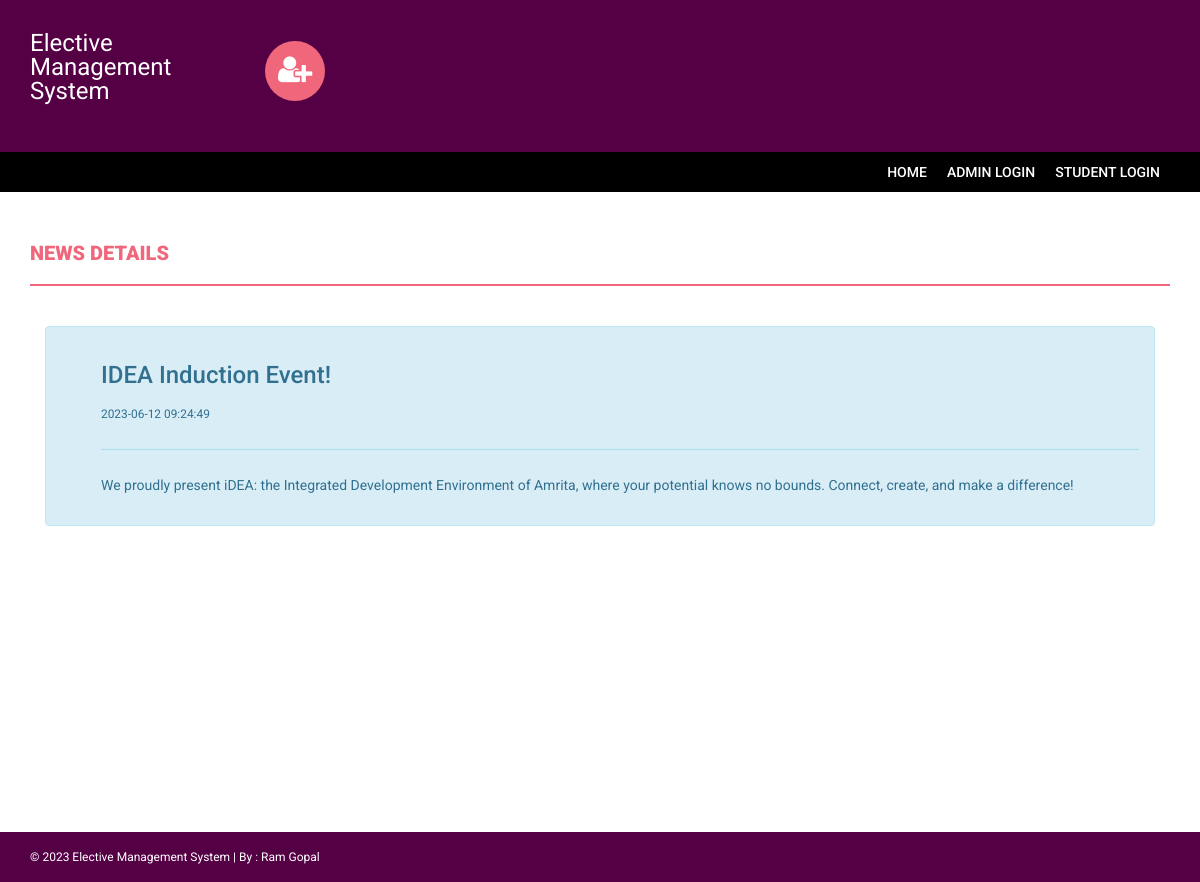
/s/news-details.php?nid=9, run on the app's committed database.
### tables this page shows
CREATE TABLE `news` (
  `id` int(11) NOT NULL,
  `newstitle` varchar(255) DEFAULT NULL,
  `newsDescription` mediumtext DEFAULT NULL,
  `postingDate` timestamp NULL DEFAULT current_timestamp()
);

### s/news-details.php (the view, shortened to what this page needs)
<!DOCTYPE html>
<html xmlns="http://www.w3.org/1999/xhtml">
<head>
    <link href="assets/css/bootstrap.css" rel="stylesheet" />
    <link href="assets/css/font-awesome.css" rel="stylesheet" />
    <link href="assets/css/style.css" rel="stylesheet" />
</head>
<body>
    <?php include('includes/header.php');?>
<section class="menu-section">
        <div class="container">
            <div class="row">
                <div class="col-md-12">
                    <div class="navbar-collapse collapse ">
                        <ul id="menu-top" class="nav navbar-nav navbar-right">
                             <li><a href="index.php">Home </a></li>
                             <li><a href="admin/">Admin Login </a></li>
                              <li><a href="index.php">Student Login</a></li>
                        </ul>
                    </div>
                </div>
            </div>
        </div>
    </section>
    <div class="content-wrapper">
        <div class="container">
            <div class="row">
                <div class="col-md-12">
                    <h4 class="page-head-line">News Details </h4>
                </div>
            </div>
                <div class="col-md-12">
                    <div class="alert alert-info">
                        <ul>
<?php $nid=$_GET['nid'];
$sql=mysqli_query($con,"select * from news where id='$nid'");
while($row=mysqli_fetch_array($sql))
{?>
<h3><?php echo htmlentities($row['newstitle']);?></h3>
<small><?php echo htmlentities($row['postingDate']);?></small>
<hr />
<p><?php echo htmlentities($row['newsDescription']);?></p>
<?php } ?>
                        </ul>
                    </div>
                                    </div>
            </div>
        </div>
    <?php include('includes/footer.php');?>
</body>
</html>

### s/assets/css/style.css (style rules this page uses)
body { font-family: 'Roboto', sans-serif; line-height: 30px; }
.content-wrapper { margin-top: 40px; min-height: 600px; padding-bottom: 60px; }
.page-head-line { font-weight: 900; padding-bottom: 20px; border-bottom: 2px solid #F0677C; text-transform: uppercase; color: #F0677C; font-size: 20px; margin-bottom: 40px; }
.menu-section { background-color: #000000; }
#menu-top a { color: #FFF; text-decoration: none; font-weight: 500; padding: 10px 10px 10px 10px; text-transform: uppercase; }

### data on the page
news: newstitle "IDEA Induction Event!", postingDate "2023-06-12 09:24:49", newsDescription "We proudly present iDEA: the Integrated Development Environment of Amrita, where your potential knows no bounds. Connect, create, and make a difference!"
